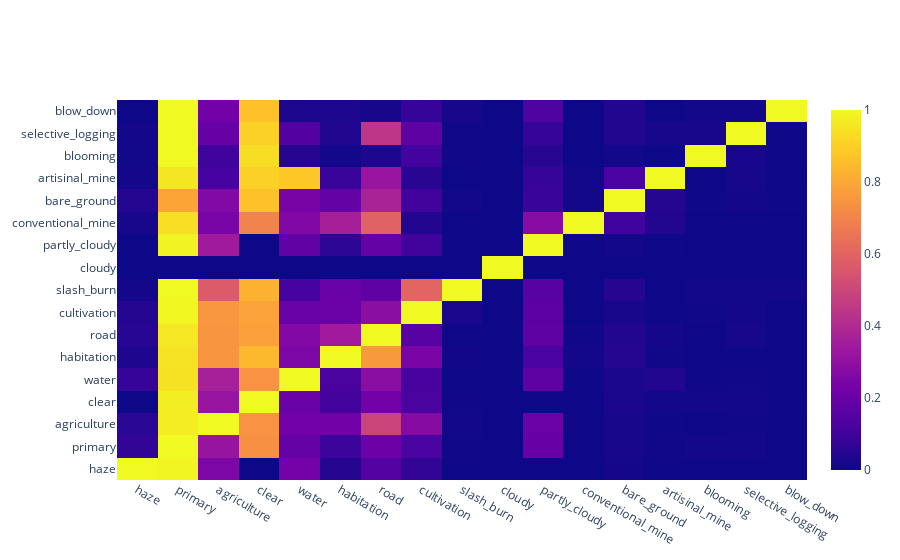

The notebook cell saved with this chart:
### Code cell
# Co-occurence Matrix
com = np.zeros([len(counts)]*2)
for i, l in enumerate(list(counts.keys())):
    for i2, l2 in enumerate(list(counts.keys())):
        c = 0
        cy = 0
        for row in labels.values:
            if l in row:
                c += 1
                if l2 in row: cy += 1
        com[i, i2] = cy / c

data=[go.Heatmap(z=com, x=list(counts.keys()), y=list(counts.keys()))]
layout=go.Layout(height=800, width=800, title='Co-occurence matrix of training labels')
fig=dict(data=data, layout=layout)
py.iplot(data, filename='train-com')

### Figure 1 — Plotly figure (JSON) as saved in the notebook; plotly's stock layout.template omitted (floating-point values rounded to 4 significant figures; data arrays with more than 128 entries replaced by an {"elided": "..."} marker saying what was removed)
{"data": [{"type": "heatmap", "x": ["haze", "primary", "agriculture", "clear", "water", "habitation", "road", "cultivation", "slash_burn", "cloudy", "partly_cloudy", "conventional_mine", "bare_ground", "artisinal_mine", "blooming", "selective_logging", "blow_down"], "y": ["haze", "primary", "agriculture", "clear", "water", "habitation", "road", "cultivation", "slash_burn", "cloudy", "partly_cloudy", "conventional_mine", "bare_ground", "artisinal_mine", "blooming", "selective_logging", "blow_down"], "z": {"elided": "17x17 float values"}}], "layout": {}}
